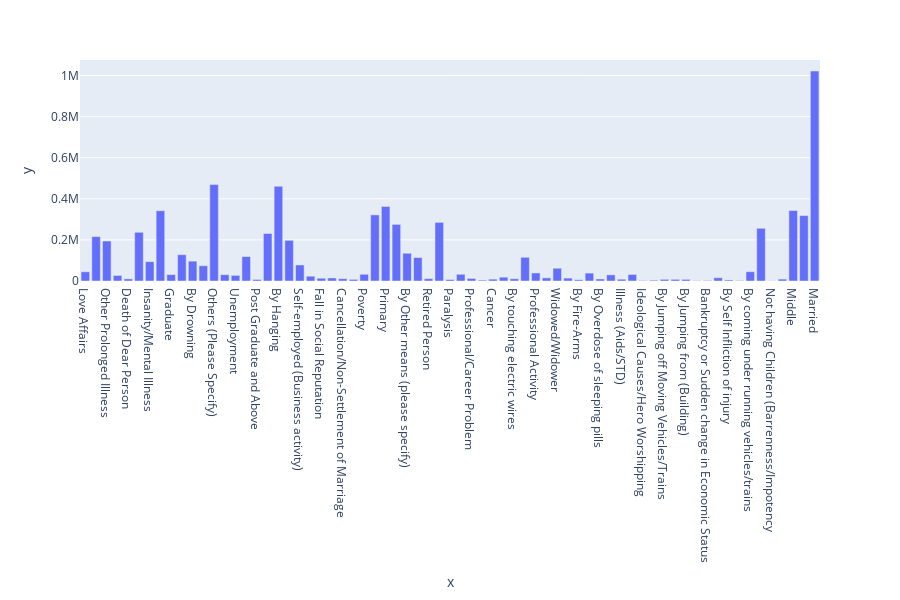

The notebook cell saved with this chart:
### Code cell
type_total = []
for i in type_all:
    type_total.append(sum(df[df['Type']==i]['Total']))

fig = px.bar( x=type_all, y=type_total)
fig.show()

### Figure 1 — Plotly figure (JSON) as saved in the notebook; plotly's stock layout.template omitted (floating-point values rounded to 4 significant figures)
{"data": [{"alignmentgroup": "True", "hoverlabel": {"namelength": 0}, "hovertemplate": "x=%{x}<br>y=%{y}", "legendgroup": "", "marker": {"color": "#636efa"}, "name": "", "offsetgroup": "", "orientation": "v", "showlegend": false, "textposition": "auto", "type": "bar", "x": ["Love Affairs", "Other Causes (Please Specity)", "Other Prolonged Illness", "Failure in Examination", "Death of Dear Person", "Causes Not known", "Insanity/Mental Illness", "Family Problems", "Graduate", "By Fire/Self Immolation", "By Drowning", "Student", "Others (Please Specify)", "Public Sector Undertaking", "Unemployment", "Hr. Secondary/Intermediate/Pre-Universit", "Post Graduate and Above", "By Consuming Other Poison", "By Hanging", "Farming/Agriculture Activity", "Self-employed (Business activity)", "Service (Government)", "Fall in Social Reputation", "Suspected/Illicit Relation", "Cancellation/Non-Settlement of Marriage", "Not having Children(Barrenness/Impotency", "Poverty", "No Education", "Primary", "By Consuming Insecticides", "By Other means (please specify)", "Unemployed", "Retired Person", "House Wife", "Paralysis", "Bankruptcy or Sudden change in Economic", "Professional/Career Problem", "Divorce", "Cancer", "Property Dispute", "By touching electric wires", "Service (Private)", "Professional Activity", "Divorcee", "Widowed/Widower", "Diploma", "By Fire-Arms", "Seperated", "By Overdose of sleeping pills", "Drug Abuse/Addiction", "Illness (Aids/STD)", "Dowry Dispute", "Ideological Causes/Hero Worshipping", "Physical Abuse (Rape/Incest Etc.)", "By Jumping off Moving Vehicles/Trains", "By Jumping from (Other sites)", "By Jumping from (Building)", "By Machine", "Bankruptcy or Sudden change in Economic Status", "By Over Alcoholism", "By Self Infliction of injury", "Illegitimate Pregnancy", "By coming under running vehicles/trains", "Matriculate/Secondary", "Not having Children (Barrenness/Impotency", "By Other means", "Middle", "Never Married", "Married"], "xaxis": "x", "y": [45039, 216050, 194565, 27005, 10321, 237069, 94229, 341952, 31274, 128006, 96711, 74323, 469147, 30786, 27365, 118908, 7475, 231178, 460955, 197923, 78112, 23325, 13464, 14911, 11296, 7822, 32684, 321757, 362827, 275501, 135132, 114374, 11334, 285243, 7286, 32755, 12554, 4133, 9058, 18652, 10816, 115472, 39204, 15272, 62113, 14153, 6294, 38471, 9960, 30046, 8723, 31970, 2118, 3992, 8116, 8127, 7871, 1661, 2655, 15973, 5093, 2494, 45299, 256566, 766, 9238, 342971, 318301, 1021774], "yaxis": "y"}], "layout": {"barmode": "relative", "height": 600, "legend": {"tracegroupgap": 0}, "margin": {"t": 60}, "xaxis": {"anchor": "y", "domain": [0, 1], "title": {"text": "x"}}, "yaxis": {"anchor": "x", "domain": [0, 1], "title": {"text": "y"}}}}
